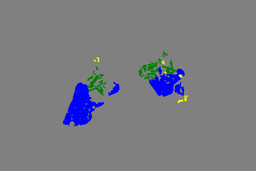
#> input picture code_2026/thin_section/data/label_0037.png, 256 x 171 px, shrunk from 6000 x 4000 before the run
$ python 03_image2csv.py --image data/label_0037.png
#> lines starting #> are read from the running program, lines starting #| are printed output that depends on the picture; after the words box and inside, x2 and y2 are one past the last pixel; in counts of white or black regions, pixels touching at a corner belong together
import argparse
import numpy as np
import pandas as pd
from PIL import Image
from pathlib import Path

# =========================================================
# Reference label colors
# =========================================================
# Mineral identity behind each label color (ore microscopy):
#   Grey   = Background
#   Blue   = Pyrite
#   Green  = Sphalerite
#   Yellow = Galena
# Not present in the current labeled images (img_0037 / img_0145):
#   Red    = Chalcopyrite
#   Pink   = Gold
reference_colors = {
    "Grey": np.array([128, 128, 128]),
    "Blue": np.array([0, 0, 255]),
    "Green": np.array([0, 255, 0]),
    "Yellow": np.array([255, 255, 0]),
}

# =========================================================
# Find nearest label class
# =========================================================
def nearest_color_name(rgb):
    rgb = np.asarray(rgb, dtype=float)
    distances = {
        name: np.linalg.norm(
            rgb - ref.astype(float)
        )
        for name, ref in reference_colors.items()
    }
    return min(
        distances,
        key=distances.get
    )

# =========================================================
# Build a (R, G, B, Class) dataframe from one image/label pair
# =========================================================
def build_dataframe(image_path, label_path):
    image = np.array(Image.open(image_path).convert("RGB"))
#> image is the input picture: shape (171, 256, 3); mean R, G, B 122.7, 123.9, 130.9
    label = np.array(Image.open(label_path).convert("RGB"))

    if image.shape[:2] != label.shape[:2]:
        raise ValueError(
            "Image and label dimensions do not match.\n"
            f"Image: {image.shape}\n"
            f"Label: {label.shape}"
        )
    print("Image shape :", image.shape)
#| Image shape : (171, 256, 3)
    print("Label shape :", label.shape)
#| Label shape : (171, 256, 3)

    # -----------------------------------------------------
    # Detect label RGB colors
    # -----------------------------------------------------
    unique_colors, counts = np.unique(
        label.reshape(-1, 3),
        axis=0,
        return_counts=True)
#> unique_colors = 918 rows, first 8: [0, 0, 254], [0, 0, 255], [0, 1, 253], [0, 1, 254], [0, 125, 0], [0, 126, 0], [0, 127, 0], [0, 128, 0]; counts = 918 values, max 40239 at index 696, min 1 at index 4, mean 47.69
    print("\nDetected classes:")

    # -----------------------------------------------------
    # Extract RGB pixels for each class
    # -----------------------------------------------------
    dataframes = []

    for label_rgb, count in zip(
        unique_colors,
        counts
    ):
        # Determine class
        class_name = nearest_color_name(label_rgb)
        # AOI mask
        mask = np.all(label == label_rgb, axis=2)
        # Extract original image RGB values
        pixels = image[mask]
        print(
            f"{class_name:8s} | "
            f"Label RGB={tuple(label_rgb)} | "
            f"Pixels={len(pixels):,}")
        # Convert to dataframe
        df_class = pd.DataFrame(pixels, columns=["R", "G", "B"])
        # Add class label
        df_class["Class"] = class_name
        dataframes.append(df_class)
#> this loop made 918 passes
#> (count, class_name, pixels) on passes 3, 11, 18: (2, 'Blue', [[0, 1, 253], [0, 1, 253]]), (2, 'Green', [[0, 133, 0], [0, 133, 0]]), (1, 'Green', [[1, 117, 16]])
#| Blue     | Label RGB=(0, 0, 254) | Pixels=17
#| Blue     | Label RGB=(0, 0, 255) | Pixels=841
#| Blue     | Label RGB=(0, 1, 253) | Pixels=2
#| Blue     | Label RGB=(0, 1, 254) | Pixels=9
#| Green    | Label RGB=(0, 125, 0) | Pixels=1
#| Green    | Label RGB=(0, 126, 0) | Pixels=1
#| Green    | Label RGB=(0, 127, 0) | Pixels=1
#| Green    | Label RGB=(0, 128, 0) | Pixels=85
#> (further printed lines are left out)
#> pass 1, in build_dataframe, `mask = np.all(label == label_rgb, axis=2)`:
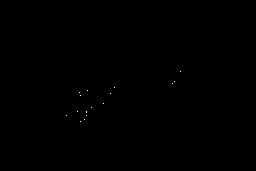
#> mask: shape (171, 256) bool; 0.04% white in thin lines or dots, all inside (x1, y1, x2, y2) = (66, 71, 181, 122)
#> pass 2, in build_dataframe, `mask = np.all(label == label_rgb, axis=2)`:
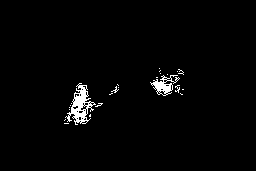
#> mask: shape (171, 256) bool; 1.9% white; 24 white regions (22 under 20 px), largest, box (x1, y1, x2, y2) and area: (65, 83, 96, 125) 496, (150, 75, 180, 96) 247
#> after the loop, dataframes = 918 items

    # -----------------------------------------------------
    # Combine all classes
    # -----------------------------------------------------
    df = pd.concat(dataframes, ignore_index=True)
#> df = table of 43776 rows and 4 columns

    # -----------------------------------------------------
    # Arrange columns
    # -----------------------------------------------------
    df = df[["R", "G", "B", "Class"]]

    return df

# =========================================================
# CLI
# =========================================================
def parse_args():
    parser = argparse.ArgumentParser(
        description="Extract (R, G, B, Class) pixels from an image/label pair into a CSV."
    )
    parser.add_argument("--image", type=str, default="data/img_0037.png")
    parser.add_argument("--label", type=str, default="data/label_0037.png")
    parser.add_argument("--output-csv", type=str, default="03_image2csv/03_image2csv.csv")
    return parser.parse_args()

def main():
    args = parse_args()

    image_path = Path(args.image)
    label_path = Path(args.label)
    output_csv = Path(args.output_csv)
    output_dir = output_csv.parent

    df = build_dataframe(image_path, label_path)
#> df = table of 43776 rows and 4 columns

    # =========================================================
    # QC
    # =========================================================
    print("\nClass counts:")
    print(df["Class"].value_counts())
    print("\nFirst 10 rows:")
    print(df.head(10))
    print("\nData shape:")
    print(df.shape)

    # =========================================================
    # Save CSV
    # =========================================================
    output_dir.mkdir(parents=True, exist_ok=True)
    df.to_csv(output_csv, index=False)
    print(f"\nSaved CSV: {output_csv}")

if __name__ == "__main__":
    main()
